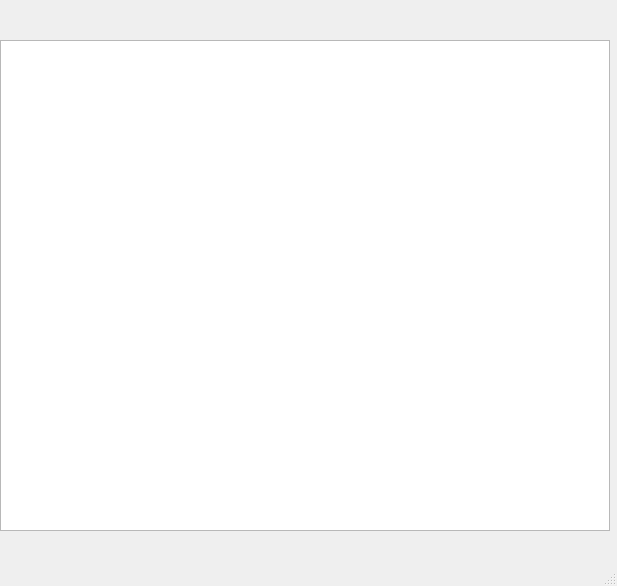
<?xml version="1.0" encoding="UTF-8"?>
<ui version="4.0">
 <class>MainWindow</class>
 <widget class="QMainWindow" name="MainWindow">
  <property name="geometry">
   <rect>
    <x>0</x>
    <y>0</y>
    <width>617</width>
    <height>586</height>
   </rect>
  </property>
  <property name="windowTitle">
   <string>Graph</string>
  </property>
  <widget class="QWidget" name="centralWidget">
   <widget class="QGraphicsView" name="graphicsView">
    <property name="geometry">
     <rect>
      <x>0</x>
      <y>40</y>
      <width>610</width>
      <height>491</height>
     </rect>
    </property>
   </widget>
  </widget>
  <widget class="QMenuBar" name="menuBar">
   <property name="geometry">
    <rect>
     <x>0</x>
     <y>0</y>
     <width>617</width>
     <height>21</height>
    </rect>
   </property>
  </widget>
  <widget class="QStatusBar" name="statusBar"/>
 </widget>
 <layoutdefault spacing="6" margin="11"/>
 <resources/>
 <connections/>
</ui>
